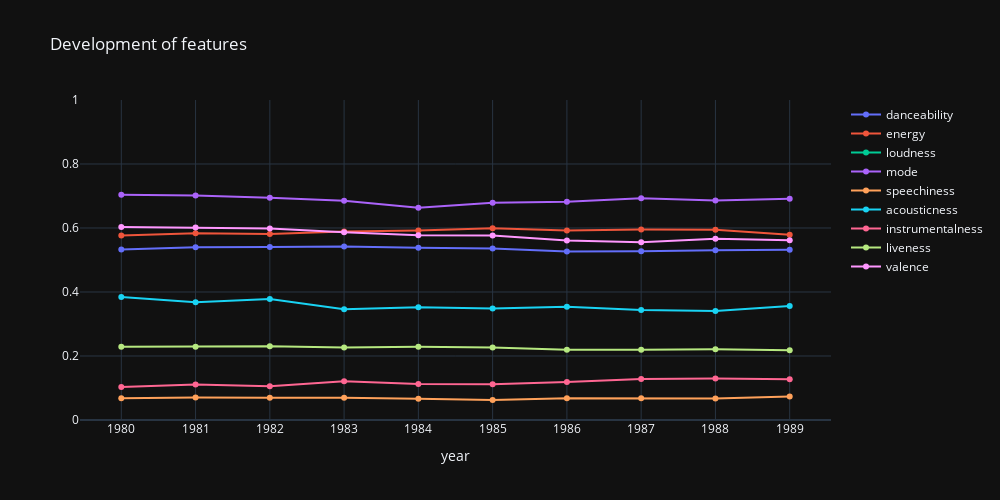

Notebook cell for this chart:
### Code cell
features = ["danceability", "energy", "loudness", "mode", "speechiness", "acousticness", "instrumentalness", "liveness", "valence"]
fig = go.Figure()

for feature in features:
    fig.add_trace(go.Scatter(
    x=songs_per_year['year'],
    y=songs_per_year[feature],
    name=feature
))

fig.update_layout(
    height = FIG_HEIGHT,
    width = FIG_WIDTH,
    #yaxis_title='Popularity',
    xaxis_title='year',
    title='Development of features',
    template='plotly_dark',
    yaxis_range=[0,1]
)

fig.show()

### Figure 1 — Plotly figure (JSON) as saved in the notebook; plotly's stock layout.template omitted (floating-point values rounded to 4 significant figures)
{"data": [{"name": "danceability", "type": "scatter", "x": ["1980", "1981", "1982", "1983", "1984", "1985", "1986", "1987", "1988", "1989"], "y": [0.5329, 0.54, 0.5403, 0.5422, 0.5384, 0.536, 0.5267, 0.5271, 0.5302, 0.5319]}, {"name": "energy", "type": "scatter", "x": ["1980", "1981", "1982", "1983", "1984", "1985", "1986", "1987", "1988", "1989"], "y": [0.5762, 0.5835, 0.5813, 0.589, 0.5925, 0.5992, 0.5921, 0.5954, 0.5943, 0.5788]}, {"name": "loudness", "type": "scatter", "x": ["1980", "1981", "1982", "1983", "1984", "1985", "1986", "1987", "1988", "1989"], "y": [-10.56, -10.6, -10.63, -10.67, -10.73, -10.74, -11.09, -11.23, -11.4, -11.64]}, {"name": "mode", "type": "scatter", "x": ["1980", "1981", "1982", "1983", "1984", "1985", "1986", "1987", "1988", "1989"], "y": [0.7042, 0.7016, 0.6944, 0.6848, 0.6633, 0.679, 0.682, 0.6928, 0.6858, 0.6914]}, {"name": "speechiness", "type": "scatter", "x": ["1980", "1981", "1982", "1983", "1984", "1985", "1986", "1987", "1988", "1989"], "y": [0.06765, 0.07017, 0.06987, 0.06932, 0.06624, 0.06274, 0.06772, 0.06795, 0.06711, 0.07372]}, {"name": "acousticness", "type": "scatter", "x": ["1980", "1981", "1982", "1983", "1984", "1985", "1986", "1987", "1988", "1989"], "y": [0.3847, 0.368, 0.3779, 0.3461, 0.3527, 0.3481, 0.3542, 0.3436, 0.3405, 0.356]}, {"name": "instrumentalness", "type": "scatter", "x": ["1980", "1981", "1982", "1983", "1984", "1985", "1986", "1987", "1988", "1989"], "y": [0.1032, 0.1109, 0.1057, 0.1212, 0.1123, 0.1117, 0.1186, 0.1282, 0.1297, 0.1277]}, {"name": "liveness", "type": "scatter", "x": ["1980", "1981", "1982", "1983", "1984", "1985", "1986", "1987", "1988", "1989"], "y": [0.2292, 0.2289, 0.2307, 0.2262, 0.2288, 0.2264, 0.2194, 0.2199, 0.2214, 0.2181]}, {"name": "valence", "type": "scatter", "x": ["1980", "1981", "1982", "1983", "1984", "1985", "1986", "1987", "1988", "1989"], "y": [0.603, 0.6014, 0.5981, 0.5866, 0.5775, 0.5765, 0.5613, 0.5556, 0.5661, 0.5617]}], "layout": {"height": 500, "title": {"text": "Development of features"}, "width": 1000, "xaxis": {"autorange": true, "range": [-0.5567, 9.557], "title": {"text": "year"}, "type": "category"}, "yaxis": {"range": [0, 1], "type": "linear"}}}
